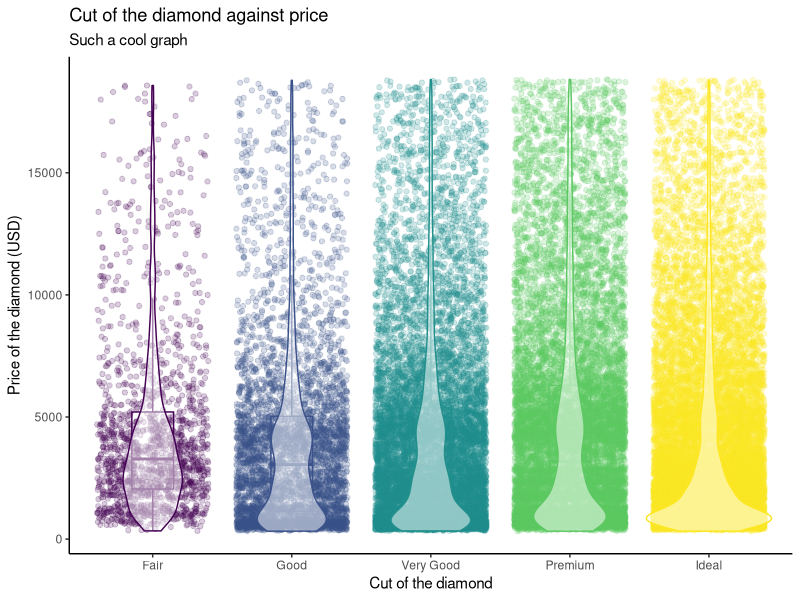

Recreate this plot in R.
# Combining both boxplot and violin plots in one.

library(tidyverse)
diamonds_df <- diamonds

diamonds_df %>% 
  ggplot(aes(x = cut, y = price, color = cut)) +
  geom_point(position = "jitter", alpha = 0.2) +
  geom_boxplot(alpha = 0, width = 0.3) +
  geom_violin(alpha = 0.5) +
  theme_classic() +
  theme(legend.position = "none") +
  labs(x = "Cut of the diamond",
       y = "Price of the diamond (USD)",
       title = "Cut of the diamond against price",
       subtitle = "Such a cool graph")
